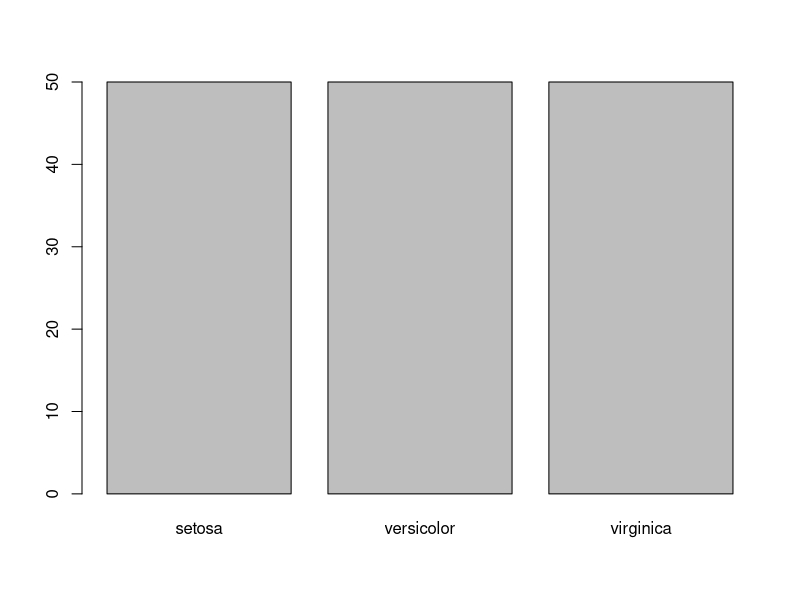
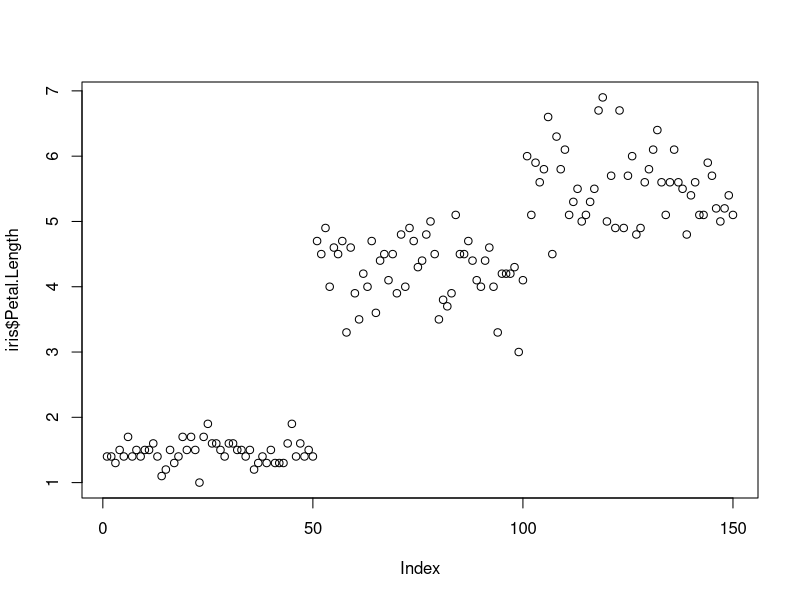
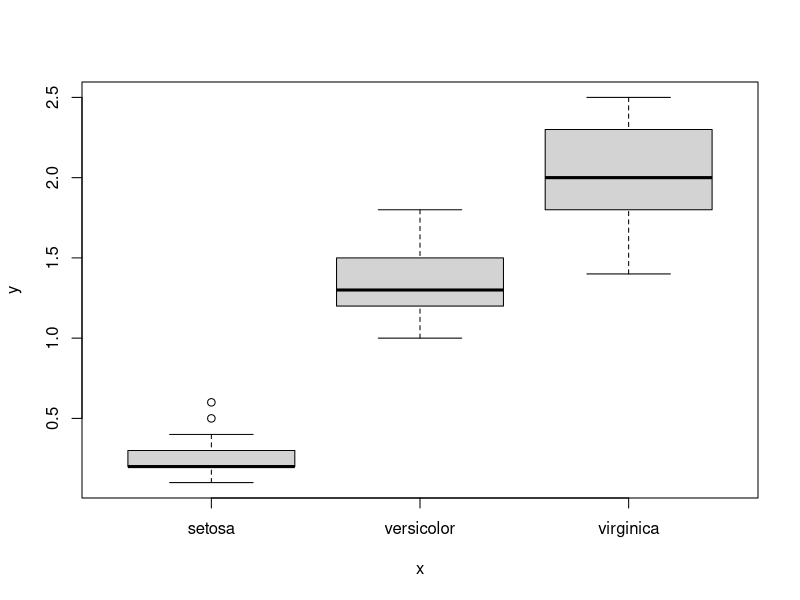
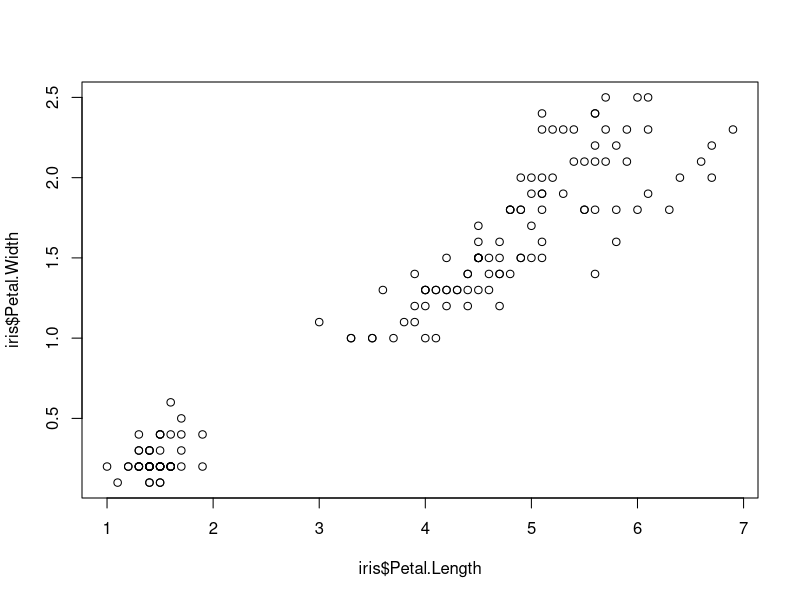
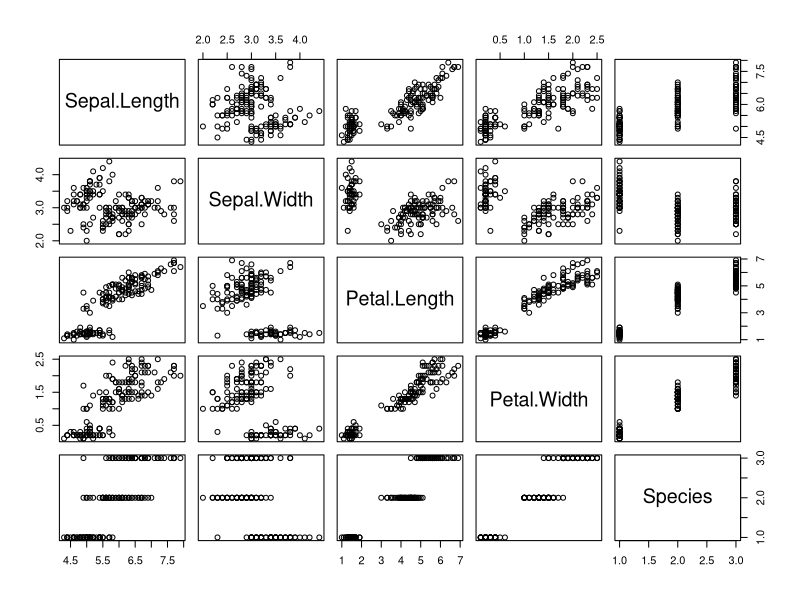
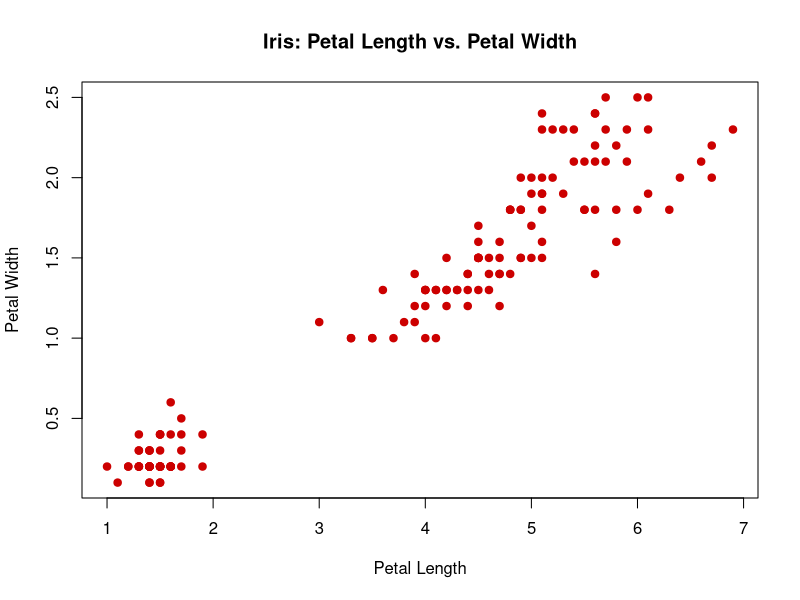
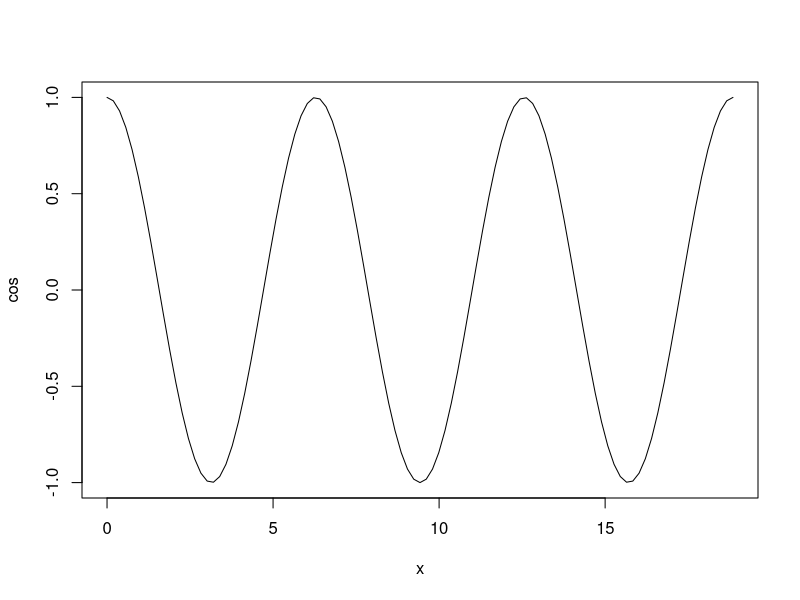
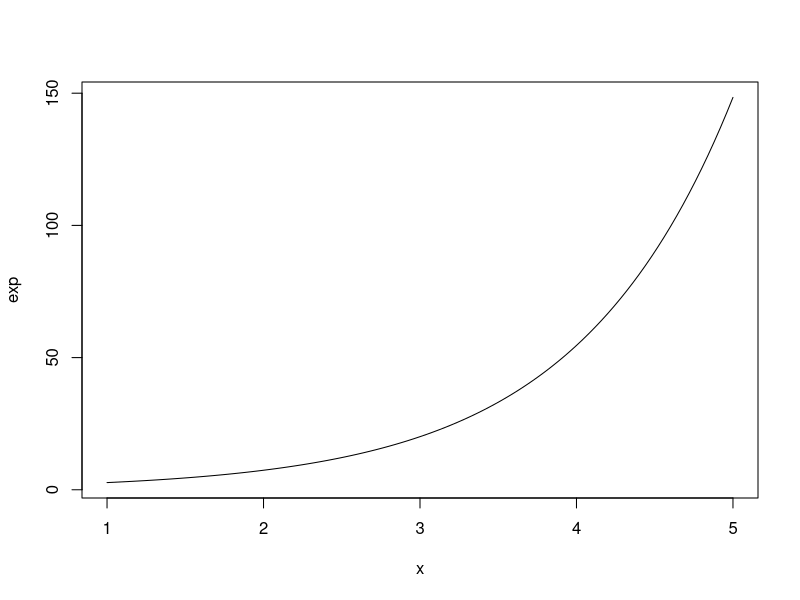

Here is the R script that generated these plots, in order:
# File:   Plot.R
# Course: R: An Introduction (with RStudio)

# LOAD DATASETS PACKAGES ###################################

library(datasets)  # Load/unload base packages manually

# LOAD DATA ################################################

head(iris)

# PLOT DATA WITH PLOT() ####################################

?plot  # Help for plot()

plot(iris$Species)  # Categorical variable
plot(iris$Petal.Length)  # Quantitative variable
plot(iris$Species, iris$Petal.Width)  # Cat x quant
plot(iris$Petal.Length, iris$Petal.Width)  # Quant pair
plot(iris)  # Entire data frame

# Plot with options
plot(iris$Petal.Length, iris$Petal.Width,
  col = "#cc0000",  # Hex code for datalab.cc red
  pch = 19,         # Use solid circles for points
  main = "Iris: Petal Length vs. Petal Width",
  xlab = "Petal Length",
  ylab = "Petal Width")

# pch : ploting character
# pch Value	Symbol
# 0	Square (□)
# 1	Circle (○)
# 2	Triangle (△)
# 3	Plus sign (+)
# 4	Cross (×)
# 5	Diamond (◇)
# 6	Inverted Triangle (▽)
# 15	Filled Square (■)
# 16	Filled Circle (●)
# 17	Filled Triangle (▲)
# 18	Filled Diamond (◆)
# 19	Solid Circle (⬤) 
# 20	Small Solid Circle (·)

# PLOT FORMULAS WITH PLOT() ################################

plot(cos, 0, 6*pi)
plot(exp, 1, 5)
plot(dnorm, -3, +3)

# Formula plot with options
plot(dnorm, -3, +3,
  col = "#cc0000",
  lwd = 5,
  main = "Standard Normal Distribution",
  xlab = "z-scores",
  ylab = "Density")

# CLEAN UP #################################################

# Clear packages
detach("package:datasets", unload = TRUE)

# Clear plots
dev.off()  # But only if there IS a plot

# Clear console
cat("\014")  # ctrl+L

# Clear mind :)
